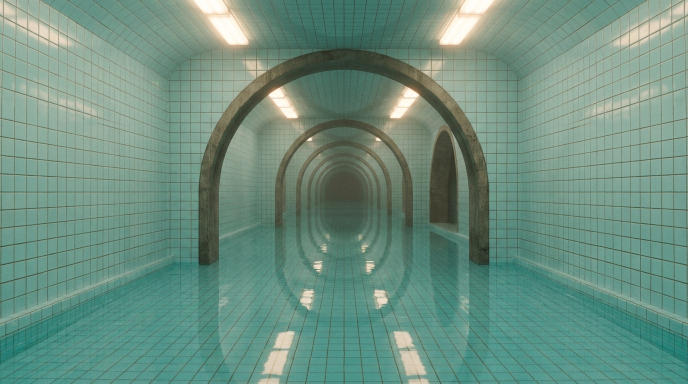
#> input picture images/liminal_poolrooms_sanctuary.jpg, 1376 x 768 px (shown at 1/2 size)
$ python thumb_text.py ../images/liminal_poolrooms_sanctuary.jpg ../images/lovecraft_arkham_1926.jpg ../images/lovecraft_arkham_1926.jpg ../images/lovecraft_arkham_1926.jpg ../images/lovecraft_arkham_1926.jpg
#> lines starting #> are read from the running program, lines starting #| are printed output that depends on the picture; after the words box and inside, x2 and y2 are one past the last pixel; in counts of white or black regions, pixels touching at a corner belong together
#> in caption, full is the input picture: PIL image 1376x768 RGB; mean R, G, B 108.9, 143.8, 128.5
#!/usr/bin/env python3
"""
Minimal caption for DroneMill thumbnails: a short place name in wide-spaced capitals, with an
optional small second line, placed in the calmest band of the image (top or bottom) so it
never sits on the subject.

Usage:
  python3 scripts/thumb_text.py <in.jpg> <out.jpg> "THE LIGHTHOUSE" ["3 AM"] [font.ttf]
"""

import sys

import numpy as np
from PIL import Image, ImageDraw, ImageFilter, ImageFont

import os as _os

# Federo (Google Fonts, SIL Open Font License) ships in assets/fonts so the server renders the
# same look anywhere; Copperplate is the macOS fallback the style was chosen with.
_HERE = _os.path.dirname(_os.path.abspath(__file__))
DEFAULT_FONT = next((f for f in (_os.path.join(_HERE, "..", "assets", "fonts", "Federo-Regular.ttf"),
                                 "/System/Library/Fonts/Supplemental/Copperplate.ttc") if _os.path.exists(f)),
                    "/System/Library/Fonts/Supplemental/Copperplate.ttc")


def _tracked_width(draw, text, font, tracking):
    widths = [draw.textlength(ch, font=font) for ch in text]
    return sum(widths) + tracking * (len(text) - 1)


def _draw_tracked(draw, xy, text, font, tracking, fill):
    x, y = xy
    for ch in text:
        draw.text((x, y), ch, font=font, fill=fill)
        x += draw.textlength(ch, font=font) + tracking


def _calm_y(img, box_w, box_h):
    """Top y of the calmest spot for a centered text block: scans heights from the top to the
    bottom of the frame and scores each by edge energy plus brightness variation behind the
    block (so it avoids the moon, lamps and busy texture). Slightly prefers the upper half."""
    g = img.convert("L")
    edges = np.asarray(g.filter(ImageFilter.FIND_EDGES), dtype=np.float32)
    luma = np.asarray(g, dtype=np.float32)
    w, h = img.size
    x0, x1 = int((w - box_w) / 2), int((w + box_w) / 2)
    best, best_y = None, int(h * 0.08)
    for y in range(int(h * 0.06), int(h * 0.90 - box_h), max(4, h // 60)):
        e = edges[y:y + box_h, x0:x1]
        l = luma[y:y + box_h, x0:x1]
        score = e.mean() + 0.6 * l.std()
        if y > h * 0.5:
            score *= 1.25
        if best is None or score < best:
            best, best_y = score, y
    return best_y, best


def _content_box(img):
    """Horizontal extent of the picture, ignoring black pillarbox bars on old square thumbnails."""
    cols = np.asarray(img.convert("L"), dtype=np.float32).mean(axis=0)
#> cols = 1376 values, max 149.8 at index 93, min 83.14 at index 688, mean 131.6
    lit = np.nonzero(cols > 12)[0]
#> lit = 1376 values from 0 to 1375
    if len(lit) == 0:
        return 0, img.size[0]
    return int(lit[0]), int(lit[-1]) + 1


def caption(img, main, sub=None, font_path=DEFAULT_FONT, position=None):
    """Draws the caption centered on the picture area (pillarbox bars excluded)."""
    full = img.convert("RGB")
    cx0, cx1 = _content_box(full)
#> cx0 = 0; cx1 = 1376
    if cx1 - cx0 < full.size[0] * 0.95:
        inner = _caption(full.crop((cx0, 0, cx1, full.size[1])), main, sub, font_path, position)
        full.paste(inner, (cx0, 0))
        return full
    return _caption(full, main, sub, font_path, position)


def _caption(img, main, sub=None, font_path=DEFAULT_FONT, position=None):
#> called with main = '../images/lovecraft_arkham_1926.jpg', sub = '../images/lovecraft_arkham_1926.jpg', font_path = '../images/lovecraft_arkham_1926.jpg'
    img = img.convert("RGB")
    w, h = img.size
#> w = 1376; h = 768
    draw = ImageDraw.Draw(img)
    main = main.upper()
    size = int(h * 0.068)
#> size = 52
    font = ImageFont.truetype(font_path, size)
    tracking = size * 0.30
#> tracking = 15.6
    # shrink long names so they never span more than 70% of the width
    while _tracked_width(draw, main, font, tracking) > w * 0.78 and size > h * 0.035:
#> in _tracked_width, `widths = [draw.textlength(ch, font=font) for ch in text]`: widths = 35 items
        size = int(size * 0.92)
        font = ImageFont.truetype(font_path, size)
        tracking = size * 0.30
#> this loop made 5 passes
    sub_font = ImageFont.truetype(font_path, int(size * 0.5))
    sub_tracking = size * 0.22
#> sub_tracking = 7.04

    main_w = _tracked_width(draw, main, font, tracking)
#> main_w = 997.9
    block_h = size + (int(size * 0.95) if sub else 0)
#> block_h = 62
    pad = int(size * 0.6)
#> pad = 19
    if position == "top":
        y = int(h * 0.09)
    elif position == "bottom":
        y = int(h - h * 0.10 - block_h)
    else:
        y, calm = _calm_y(img, int(main_w) + 2 * pad, block_h + 2 * pad)
#> in _calm_y, `g = img.convert("L")`:
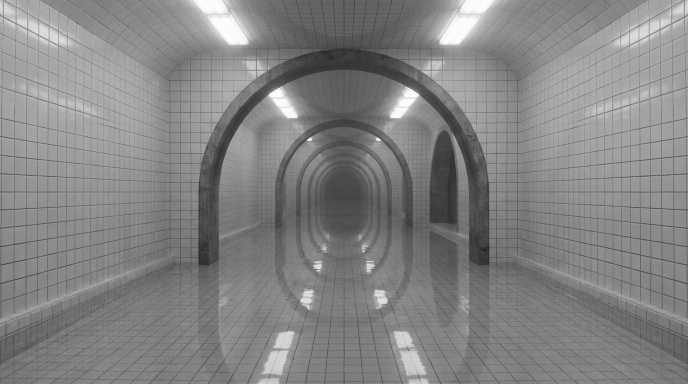
#> g: PIL image 1376x768 L (shown at 1/2 size); min 28, max 254, mean 131.6
#> in _calm_y, `edges = np.asarray(g.filter(ImageFilter.FIND_EDGES), dtype=np.float32)`:
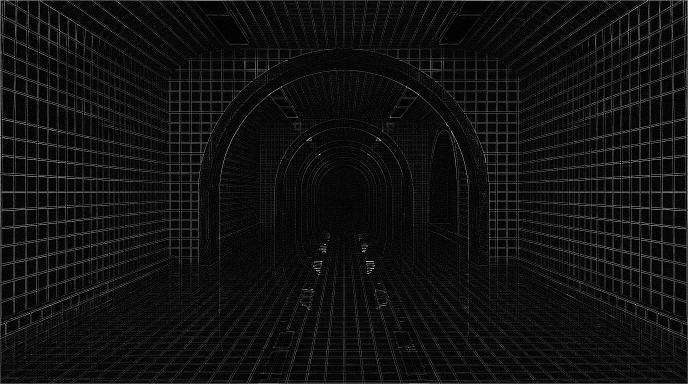
#> edges: shape (768, 1376) float32 (shown at 1/2 size); min 0, max 255, mean 16.5
#> the loop in _calm_y, `for y in range(int(h * 0.06), int(h * 0.90 - box_h), max(4, h // 60)):` made 46 passes
#> (score, best, best_y) on passes 1, 2, 3, 4, 16, 17, 18, 20, 22, 23, 24, 25: (37.21, 37.21, 46), (36.62, 36.62, 58), (36.03, 36.03, 70), (35.43, 35.43, 82), (34.75, 34.75, 226), (34.23, 34.23, 238), (34.14, 34.14, 250), (34.01, 34.01, 274), (33.54, 33.54, 298), (33.3, 33.3, 310), (32.93, 32.93, 322), (32.48, 32.48, 334)
#> score on passes 5 to 10: 36.08, 37.27, 37.67, 37.91, 37.12, 36.91
#> pass 1, in _calm_y, `e = edges[y:y + box_h, x0:x1]`:
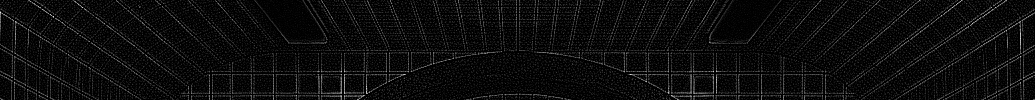
#> e: shape (100, 1035) float32; min 0, max 233, mean 12.9
#> pass 1, in _calm_y, `l = luma[y:y + box_h, x0:x1]`:
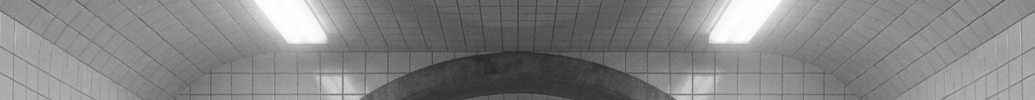
#> l: shape (100, 1035) float32; min 39, max 254, mean 132.7
#> after the loop in _calm_y, `for y in range(int(h * 0.06), int(h * 0.90 - box_h), max(4, h // 60)):`: best = 29.21; best_y = 562
#> y = 562; calm = 29.21
        y += pad
#> y = 581
        if calm > 28:
            # busy image: a barely visible dark haze behind the text keeps it readable
            haze = Image.new("L", img.size, 0)
#> haze: PIL image 1376x768 L; every value is 0
            ImageDraw.Draw(haze).ellipse((int((w - main_w) / 2 - pad * 2), int(y - pad * 1.2),
                                          int((w + main_w) / 2 + pad * 2), int(y + block_h + pad * 1.2)), fill=95)
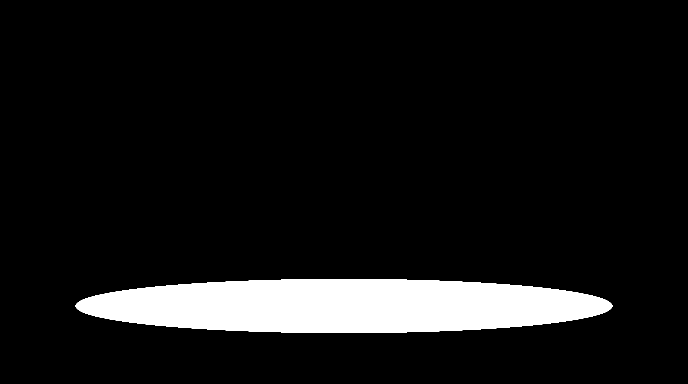
#> haze: PIL image 1376x768 L (shown at 1/2 size); values 0 (black) and 95 (white), 8.6% white; 1 white region, box (x1, y1, x2, y2) and area: (151, 558, 1225, 666) 91260
            haze = haze.filter(ImageFilter.GaussianBlur(pad * 1.6))
            img = Image.composite(Image.new("RGB", img.size, (8, 8, 10)), img, haze)
            draw = ImageDraw.Draw(img)

    # light text on dark areas, dark text on very bright areas
    region = np.asarray(img.convert("L").crop((int((w - main_w) / 2), y, int((w + main_w) / 2), y + block_h)))
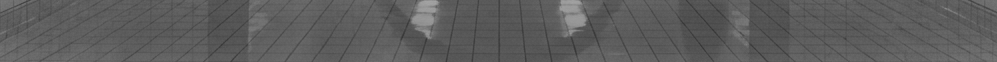
#> region: shape (62, 997); min 54, max 163, mean 92.8
    light = region.mean() < 150
#> light = True
    fill = (240, 234, 222) if light else (28, 26, 24)
#> fill = (240, 234, 222)
    shadow = (0, 0, 0) if light else (255, 255, 255)
#> shadow = (0, 0, 0)

    # very soft shadow layer so the text reads on busy images without looking outlined
    glow = Image.new("RGBA", img.size, (0, 0, 0, 0))
#> glow: PIL image 1376x768 RGBA; every value is 0
    gd = ImageDraw.Draw(glow)
    _draw_tracked(gd, ((w - main_w) / 2, y), main, font, tracking, shadow + (150,))
#> the loop in _draw_tracked, `for ch in text:` made 35 passes
#> x on passes 1 to 12: 208.8, 228.6, 249, 268, 305.2, 336.7, 371.1, 400.9, 430.8, 451.2, 478.6, 513.4
#> after the loop in _draw_tracked, `for ch in text:`: x = 1196.6
    if sub:
        sub_text = sub.upper()
        sub_w = _tracked_width(gd, sub_text, sub_font, sub_tracking)
#> sub_w = 575.3
        _draw_tracked(gd, ((w - sub_w) / 2, y + size * 1.3), sub_text, sub_font, sub_tracking, shadow + (150,))
#> the loop in _draw_tracked (call 2), `for ch in text:` made 35 passes
#> x on passes 1 to 12: 412.5, 424.6, 437, 448.8, 469.7, 487.7, 507.1, 524.2, 541.4, 553.9, 569.8, 589.5
    glow = glow.filter(ImageFilter.GaussianBlur(size * 0.18))
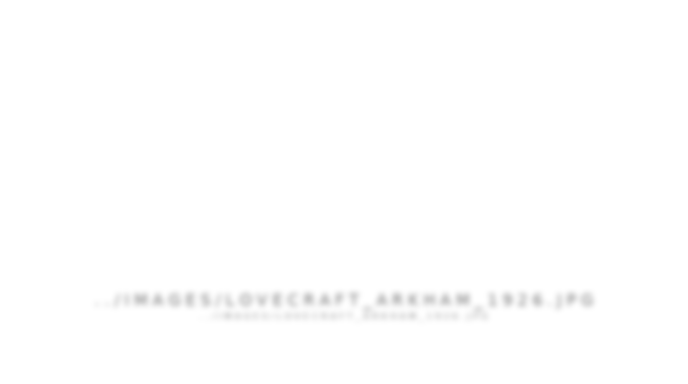
#> glow: PIL image 1376x768 RGBA (shown at 1/2 size); mean R, G, B, A 0, 0, 0, 0.8; transparent parts drawn white
    img = Image.alpha_composite(img.convert("RGBA"), glow).convert("RGB")

    draw = ImageDraw.Draw(img)
    _draw_tracked(draw, ((w - main_w) / 2, y), main, font, tracking, fill)
    if sub:
        sub_text = sub.upper()
        sub_w = _tracked_width(draw, sub_text, sub_font, sub_tracking)
        _draw_tracked(draw, ((w - sub_w) / 2, y + size * 1.3), sub_text, sub_font, sub_tracking, fill)
    return img


if __name__ == "__main__":
    if len(sys.argv) < 4:
        print(__doc__)
        sys.exit(1)
    src, dst, main = sys.argv[1:4]
    sub = sys.argv[4] if len(sys.argv) > 4 and sys.argv[4] else None
    font = sys.argv[5] if len(sys.argv) > 5 else DEFAULT_FONT
    caption(Image.open(src), main, sub, font).save(dst, quality=92)

$ run again, on images/lovecraft_lighthouse_fresnel.jpg
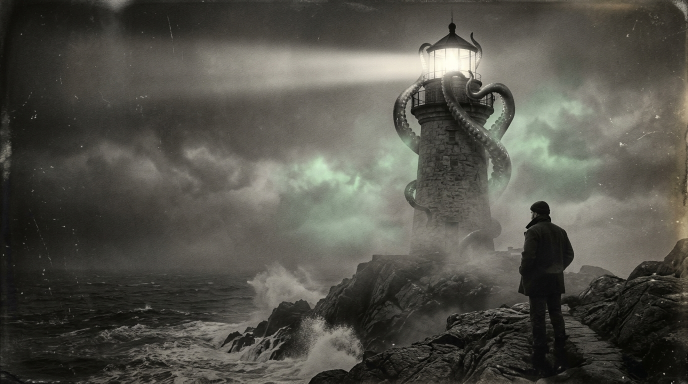
#> input picture images/lovecraft_lighthouse_fresnel.jpg, 1376 x 768 px (shown at 1/2 size)
#> in caption, full is the input picture: PIL image 1376x768 RGB; mean R, G, B 83.2, 81.9, 74.3
#> cols = 1376 values, max 121.1 at index 636, min 25.37 at index 0, mean 81.43
#> lit = 1376 values from 0 to 1375
#> cx0 = 0; cx1 = 1376
#> widths = 42 items
#> the loop in _caption, `while _tracked_width(draw, main, font, tracking) > w * 0.78 and size >..` made 7 passes
#> (size, tracking) on passes 1 to 7: (47, 14.1), (43, 12.9), (39, 11.7), (35, 10.5), (32, 9.6), (29, 8.7), (26, 7.8)
#> sub_tracking = 5.72
#> main_w = 972.5
#> block_h = 50
#> pad = 15
#> the loop in _calm_y, `for y in range(int(h * 0.06), int(h * 0.90 - box_h), max(4, h // 60)):` made 48 passes
#> (score, best, best_y) on passes 1, 10, 11, 15, 16, 17, 18, 19: (40.64, 40.64, 46), (40.46, 40.46, 154), (40.34, 40.34, 166), (40.2, 40.2, 214), (39.59, 39.59, 226), (38.91, 38.91, 238), (38.52, 38.52, 250), (38.31, 38.31, 262)
#> after the loop in _calm_y, `for y in range(int(h * 0.06), int(h * 0.90 - box_h), max(4, h // 60)):`: best = 36.53; best_y = 358
#> in _caption, `y, calm = _calm_y(img, int(main_w) + 2 * pad, block_h + 2 * pad)`: calm = 36.53
#> in _caption, `y += pad`: y = 373
#> in _caption, `ImageDraw.Draw(haze).ellipse((int((w - main_w) / 2 - pad * 2), int(y -..`:
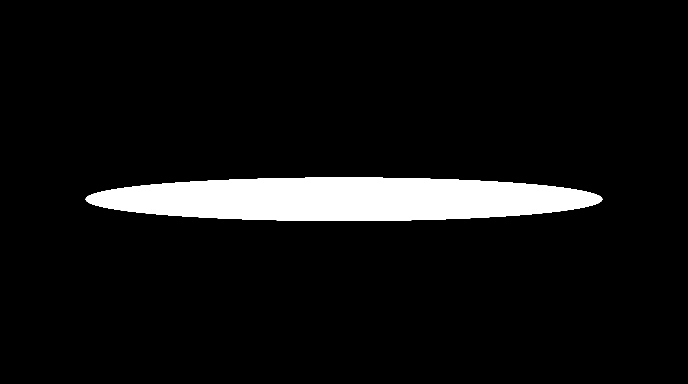
#> haze: PIL image 1376x768 L (shown at 1/2 size); values 0 (black) and 95 (white), 6.7% white; 1 white region, box (x1, y1, x2, y2) and area: (171, 355, 1205, 442) 70834
#> light = True
#> fill = (240, 234, 222)
#> shadow = (0, 0, 0)
#> the loop in _draw_tracked, `for ch in text:` made 42 passes
#> x on passes 1 to 8: 217.8, 233.9, 250.4, 265.9, 296.1, 321.7, 349.7, 373.9
#> after the loop in _draw_tracked, `for ch in text:`: x = 1182.1
#> sub_w = 560.9
#> the loop in _draw_tracked (call 2), `for ch in text:` made 42 passes
#> x on passes 1 to 8: 417.4, 427.2, 437.3, 446.9, 463.8, 478.4, 494.2, 508.1
#> in _caption, `glow = glow.filter(ImageFilter.GaussianBlur(size * 0.18))`:
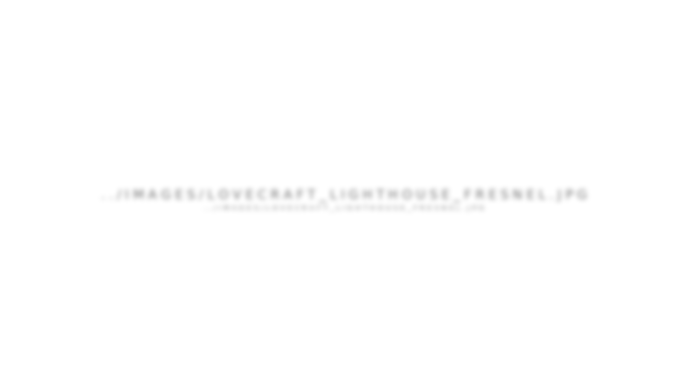
#> glow: PIL image 1376x768 RGBA (shown at 1/2 size); mean R, G, B, A 0, 0, 0, 0.6; transparent parts drawn white
